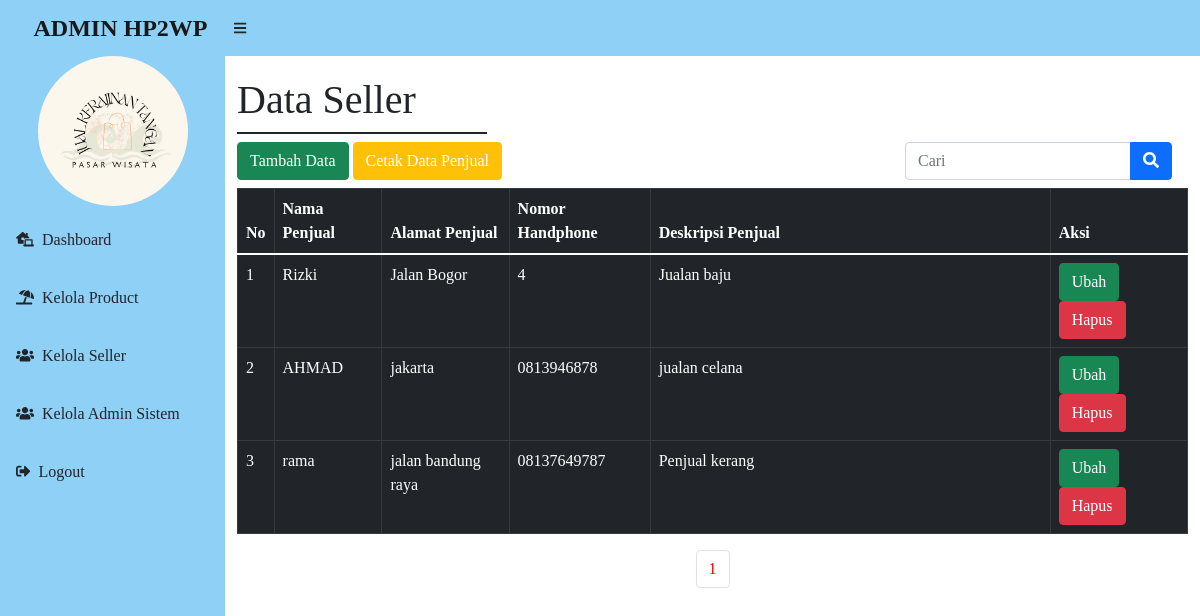
/Admin/data_penjual.php (signed in), run on the app's committed database.
### tables this page shows
CREATE TABLE `penjual` (
  `id` int(11) NOT NULL,
  `nama_penjual` varchar(100) NOT NULL,
  `alamat_penjual` varchar(255) NOT NULL,
  `no_penjual` varchar(13) NOT NULL,
  `deskripsi_penjual` varchar(255) NOT NULL
);

### function.php (called while the page is built, shortened)
<?php
$conn = mysqli_connect("localhost", "root", "", "tokokita");
function query($query){
    global $conn;
    $result= mysqli_query($conn, $query);
    $rows = [];
    while($row = mysqli_fetch_assoc($result)){
        $rows[] = $row;
    }
    return $rows;
}
?>

### Admin/data_penjual.php (the view, shortened to what this page needs)
<?php
require '../function.php';
$batas = 8;
$jumlahData = count(query("SELECT *FROM penjual"));
$jumlahHalaman = ceil($jumlahData / $batas);
$halaman = (isset($_GET['halaman'])) ? $_GET['halaman'] : 1;
$awaldata =($batas * $halaman) - $batas;
$penjual = query("SELECT *FROM penjual LIMIT $awaldata, $batas");
?>
<?php include ('template/header.php');?>
        <div id="layoutSidenav_content">
            <main>
            <font face="Pink Chicken">
                <div class="container-fluid py-3">
                    <h1 class="border-bottom border-2 py-1 pb-2 border-dark" style="width:250px">Data Seller</h1>
                    <button type="button" class="btn btn-success" data-bs-toggle="modal" data-bs-target="#staticBackdrop">
                    Tambah Data
                    </button>
                    <a type="button" target="_blank" class="btn btn-warning" href="cetak_penjual.php" style="color: white;">
                    Cetak Data Penjual
                    </a>
                     <form class="d-none d-md-inline-block form-inline ms-auto me-0 me-md-3 my-2 my-md-0 float-end" action="" method="POST">
                        <div class="input-group">
                            <input class="form-control" type="text" placeholder="Cari" aria-label="Cari" autocomplete="off" name="keyword"
                                aria-describedby="btnNavbarSearch">
                            <button class="btn btn-primary" type="submit" name="search"><i
                                    class="fas fa-search"></i></button>
                        </div>
                      </form>
                        <table class="table table-dark table-bordered mt-2">
                            <thead>
                                <tr>
                                    <th>No</th>
                                    <th>Nama Penjual</th>
                                    <th>Alamat Penjual</th>
                                    <th>Nomor Handphone</th>
                                    <th>Deskripsi Penjual</th>
                                    <th>Aksi</th>
                                </tr>
                            </thead>
                            <tbody>
                                <?php $i = 1; ?>
                                <?php foreach($penjual as $pjl): ?>
                                <tr>
                                    <td>
                                        <?php echo $i; ?>
                                    </td>
                                    <td>
                                        <?php echo $pjl["nama_penjual"]; ?>
                                    </td>
                                    <td>
                                        <?php echo $pjl["alamat_penjual"]; ?>
                                    </td>
                                    <td>
                                        <?php echo $pjl["no_penjual"]; ?>
                                    </td>
                                    <td width="400px">
                                        <?php echo $pjl["deskripsi_penjual"]; ?>
                                    </td>
                                    <td>
                                        <a class="btn btn-success" data-bs-toggle="modal" data-bs-target="#editdata<?php echo $pjl['id']; ?>"
                                        >Ubah</a>
                                        <a href="hapus_penjual.php?id=<?php echo $pjl["id"]; ?>" class="btn btn-danger">Hapus</a>
                                    </td>
                                </tr>
                                <?php $i++;?>
                                <?php endforeach; ?>
                            </tbody>
                        </table>
                        <nav aria-label="Page navigation example">
                           <ul class="pagination justify-content-center">
                                <?php
                                for($x=1; $x<=$jumlahHalaman; $x++):
                                    ?>
                                <?php if($x == $halaman): ?>
                                <li class="page-item"><a class="page-link" style="color: red;" href="?halaman=<?php echo $x ?>"
                                ><?php echo $x; ?></a></li>
                                <?php else :?>
                                      <li class="page-item"><a class="page-link" href="?halaman=<?php echo $x ?>"
                                ><?php echo $x; ?></a></li>
                                <?php endif;?>
                                <?php endfor;?>
                            </ul>
                        </nav>
                </div>
                    </font>
            </main>
        </div>
</body>
</html>

### Admin/template/header.php (shortened to what this page needs)
<?php
require_once "../function.php";
?>
<!DOCTYPE html>
<html lang="en">
<head>
    <link href="https://cdn.jsdelivr.net/npm/simple-datatables@latest/dist/style.css" rel="stylesheet" />
    <link href="css/styles.css" rel="stylesheet" />
    <link rel="stylesheet" href="css/gayaku.css">
</head>
<body class="sb-nav-fixed">
     <nav class="sb-topnav navbar navbar-expand navbar-light" style="background-color: #8FD0F6" >
         <a class="navbar-brand ps-3 fw-bold text-center" href="home.php"><font face="Pink Chicken" style="color: #181818"  size="5">ADMIN HP2WP</font></a>
        <button class="btn btn-link btn-sm order-1 order-lg-0 me-2 me-lg-0" id="sidebarToggle" ><i
                class="fas fa-bars"></i></button>
    </nav>
    <font face="Pink Chicken" style="color: #c08457"  size="3">
    <div id="layoutSidenav">
        <div id="layoutSidenav_nav">
            <nav class="sb-sidenav accordion sb-sidenav-light" id="sidenavAccordion" style="background-color: #8FD0F6;">
                <div class="sb-sidenav-menu">
                    <div class="nav">
                        <img src="../assets/img/LOGOBARU.png" width="150px" class="rounded-circle mx-auto" alt="">
                        <a class="nav-link text-dark" href="home.php">
                            <div class="sb-nav-link-icon"><i class="text-dark fas fa-laptop-house"></i></div>
                            Dashboard
                        </a>
                        <a class="nav-link" href="produk.php">
                            <div class="sb-nav-link-icon"><i class="text-dark fas fa-umbrella-beach"></i></div>
                            Kelola Product
                        </a>
                        <a class="nav-link" href="data_penjual.php">
                            <div class="sb-nav-link-icon"><i class="fas fa-users text-dark"></i></div>
                            Kelola Seller
                        </a>
                        <a class="nav-link" href="kelola_admin.php">
                            <div class="sb-nav-link-icon"><i class="fas fa-users text-dark"></i></div>
                            Kelola Admin Sistem
                        </a>
                        <a class="nav-link" href="../logout.php">
                            <div class="sb-nav-link-icon"><i class="fas text-dark fa-sign-out-alt"></i></div>
                            Logout
                        </a>
                    </div>
                </div>
            </nav>
        </div>
</font>

### Admin/css/gayaku.css (style rules this page uses)
.nav-link { margin-top: 10px; }

### data on the page
penjual: nama_penjual "Rizki", alamat_penjual "Jalan Bogor", no_penjual "4", deskripsi_penjual "Jualan baju"
penjual: nama_penjual "AHMAD", alamat_penjual "jakarta", no_penjual "0813946878", deskripsi_penjual "jualan celana"
penjual: nama_penjual "rama", alamat_penjual "jalan bandung raya", no_penjual "08137649787", deskripsi_penjual "Penjual kerang"
